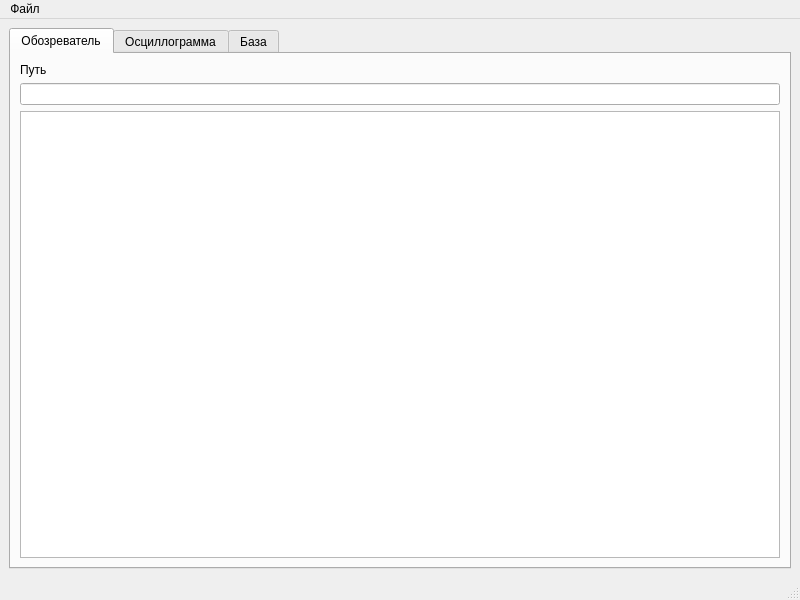
<?xml version="1.0" encoding="UTF-8"?>
<ui version="4.0">
 <class>MainWindow</class>
 <widget class="QMainWindow" name="MainWindow">
  <property name="geometry">
   <rect>
    <x>0</x>
    <y>0</y>
    <width>800</width>
    <height>600</height>
   </rect>
  </property>
  <property name="windowTitle">
   <string>Комплекс</string>
  </property>
  <widget class="QWidget" name="centralwidget">
   <property name="sizePolicy">
    <sizepolicy hsizetype="Preferred" vsizetype="Preferred">
     <horstretch>5</horstretch>
     <verstretch>5</verstretch>
    </sizepolicy>
   </property>
   <layout class="QFormLayout" name="formLayout">
    <item row="0" column="0" colspan="2">
     <widget class="QTabWidget" name="tabWidget">
      <property name="currentIndex">
       <number>0</number>
      </property>
      <widget class="QWidget" name="tab">
       <attribute name="title">
        <string>Обозреватель</string>
       </attribute>
       <layout class="QVBoxLayout" name="verticalLayout">
        <item>
         <widget class="QLabel" name="label">
          <property name="text">
           <string>Путь</string>
          </property>
         </widget>
        </item>
        <item>
         <widget class="QLineEdit" name="pathTo"/>
        </item>
        <item>
         <widget class="QTreeView" name="fileTree"/>
        </item>
       </layout>
      </widget>
      <widget class="QWidget" name="tab_2">
       <attribute name="title">
        <string>Осциллограмма</string>
       </attribute>
      </widget>
      <widget class="QWidget" name="tab_3">
       <attribute name="title">
        <string>База</string>
       </attribute>
       <widget class="QPushButton" name="runParser">
        <property name="geometry">
         <rect>
          <x>680</x>
          <y>480</y>
          <width>81</width>
          <height>21</height>
         </rect>
        </property>
        <property name="text">
         <string>Парсер</string>
        </property>
       </widget>
       <widget class="QPushButton" name="runParser_2">
        <property name="geometry">
         <rect>
          <x>680</x>
          <y>460</y>
          <width>81</width>
          <height>21</height>
         </rect>
        </property>
        <property name="text">
         <string>Обновить</string>
        </property>
       </widget>
       <widget class="QTreeView" name="treeView">
        <property name="geometry">
         <rect>
          <x>30</x>
          <y>160</y>
          <width>256</width>
          <height>192</height>
         </rect>
        </property>
       </widget>
      </widget>
     </widget>
    </item>
   </layout>
  </widget>
  <widget class="QMenuBar" name="menubar">
   <property name="geometry">
    <rect>
     <x>0</x>
     <y>0</y>
     <width>800</width>
     <height>21</height>
    </rect>
   </property>
   <widget class="QMenu" name="menu">
    <property name="title">
     <string>Файл</string>
    </property>
   </widget>
   <addaction name="menu"/>
  </widget>
  <widget class="QStatusBar" name="statusbar"/>
 </widget>
 <resources/>
 <connections/>
</ui>
